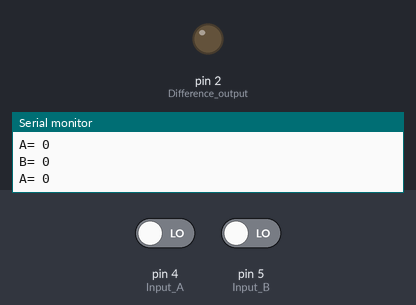
Bench run of a sketch on a simulated Arduino Uno, built with avr-gcc and run on an emulated ATmega328P. Parts: output pins drawn as LEDs (lit = HIGH), the last lines printed to the serial monitor. Inputs (shaded band) come from the test bench; at power-on: pin 4 (Input_A) LOW, pin 5 (Input_B) LOW. Pins used as bus, display or sensor lines are not drawn.

Above: at 1.2 s.
1.3 s: pin 4 (Input_A) driven HIGH
At 2.2 s:
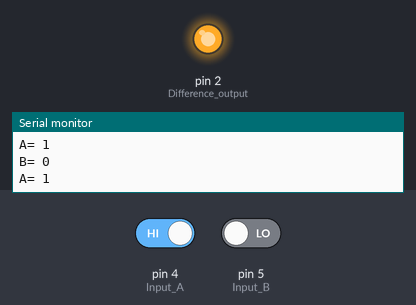
2.8 s: pin 4 (Input_A) driven LOW
At 3.3 s:
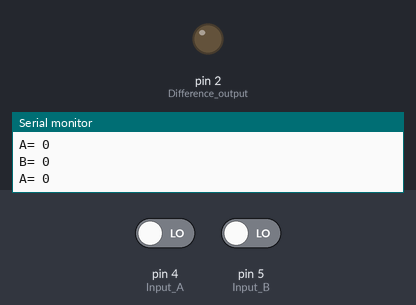
4.3 s: pin 5 (Input_B) driven HIGH
At 5.5 s:
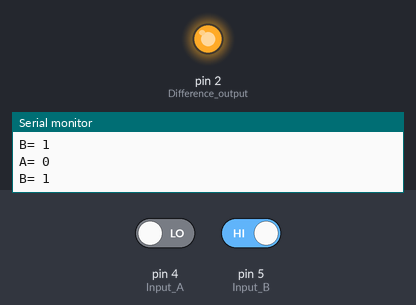
Timing chart, 0 to 7.3 s (numbered marks = the images above; inputs shaded):
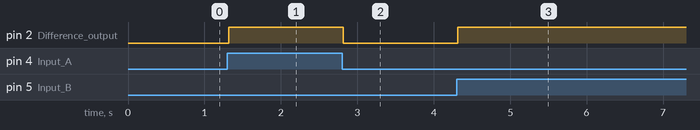

Measured:
- after the input at 1.3 s, pin 2 (Difference_output): LOW → HIGH at once
- after the input at 2.8 s, pin 2 (Difference_output): HIGH → LOW at once
- after the input at 4.3 s, pin 2 (Difference_output): LOW → HIGH at once

The sketch:

HALF_COMPARATOR_SOFTWARE_PROCESS_IMPLEMENTATION.ino
```cpp
void setup()
{
    pinMode(2, OUTPUT); // Difference output
    pinMode(3, OUTPUT); // Borrow output
    pinMode(4, INPUT);  // Input A
    pinMode(5, INPUT);  // Input B
    Serial.begin(9600); // Initialize serial communication for debugging
}

void loop()
{
    int A = digitalRead(4); // Read input A
    Serial.print("A= ");
    Serial.println(A);
    int B = digitalRead(5); // Read input B
    Serial.print("B= ");
    Serial.println(B);

    // Calculate Difference (A XOR B)
    int Diff = A ^ B;
    digitalWrite(2, Diff); // Output Difference

    // Calculate Borrow (NOT A AND B)
    int Borrow = !A & B;
    digitalWrite(3, Borrow); // Output Borrow
}
```
